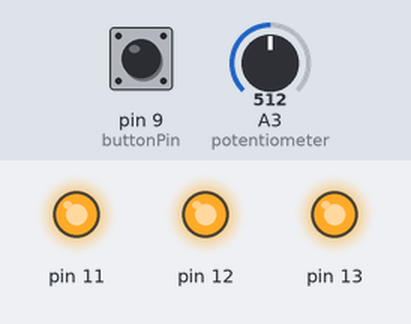
The sketch below on a simulated Arduino Uno, built with avr-gcc and run on an emulated ATmega328P. Shown: output pins drawn as LEDs (lit = HIGH). Inputs (shaded band) come from the test bench; at power-on: pin 9 (buttonPin) LOW, A3 (potentiometer) = 512.

Above: at 1.2 s.
1.3 s: pin 9 (buttonPin) pulled HIGH for 0.15 s
At 2.0 s:
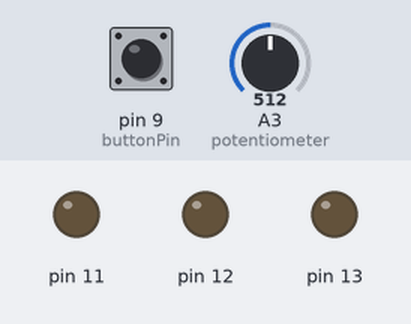
4.4 s: A3 (potentiometer) set to 0
At 4.84 s:
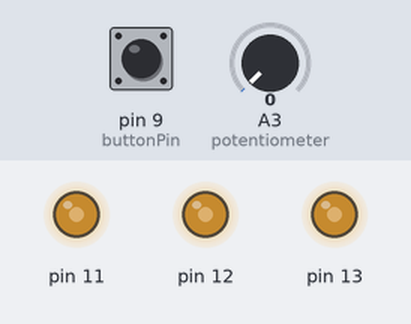
7.4 s: A3 (potentiometer) set to 122
10.4 s: pin 9 (buttonPin) pulled HIGH for 1 s
At 11.51 s:
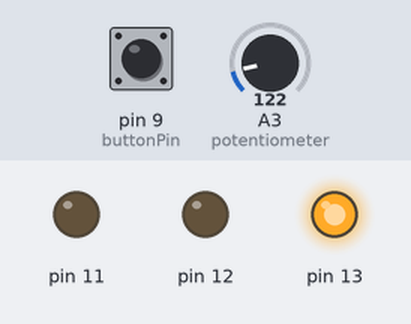
13.4 s: pin 9 (buttonPin) pulled HIGH for 3.2 s
Timing chart, 0 to 18.0 s (numbered marks = the images above; inputs shaded):
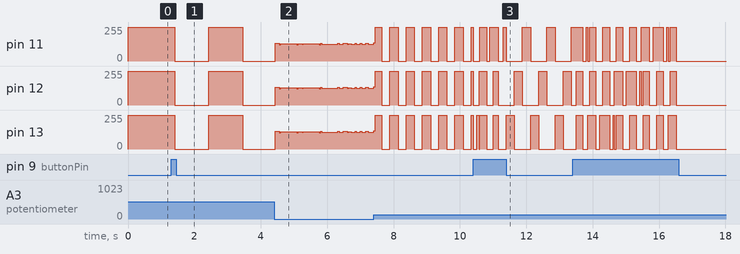

Measured:
- after the input at 1.3 s, pin 11–13: 255/255 → 0/255 after 0.10 s, → 255/255 1.0 s later, → 0/255 1.0 s later

The sketch:

Bike_light2.ino
```cpp
  const int buttonPin = 9;//pin the button is on
  bool buttonState = 0;//keeps track is button is high or low and alternates between the two
  int mode = 0; //mode dictates what mode the light is on: on, flash, off, or pulsing
  long previousMillis = 0; //last time the button  was pressed
  long interval = 1000; //one second: how long the light default to flashing
  int secondCounter = 0; //used to track seconds to determine which light is on in pulsing mode
  int blinkCounter = 0; //used to determine if lights are on or off in blink mode
  long lastPress = 0; //tracks the time (millis) that the button was last pressed
  const int potentiometer = 3; //the pin the potentiometer is on
  long lastDebounceTime = 0; // keeps track of the last time the button was pressed
  long debounceDelay = 100; // .1 second
  int potentiometerScaling = 500; //adjustes the potentiometer reading to a reasonable number for flash/pulse control

void setup() { //setup pins
  pinMode(13, OUTPUT);
  pinMode(12, OUTPUT);
  pinMode(11, OUTPUT);
  pinMode(potentiometer, INPUT);
  pinMode(buttonPin, INPUT);
}

void loop(){

  float potentiometerReading = analogRead(potentiometer); //gets an analog reading that depends on how the potentiometer is set
  if (buttonState == HIGH){
    lastPress = millis(); // if the button is being pressed get the current time
    if((lastPress - lastDebounceTime)>debounceDelay){ //check if the last time the reading changed was longer ago than the debounceDelay
      lastDebounceTime = millis();
      ++ mode; //changes the mode that the lights are on
    }
  }
  int reading = digitalRead(buttonPin); //gets now reading from the button
  if (reading != buttonState){
    lastDebounceTime = millis(); //if the reading changes get the current time
  }

  if (mode == 0){ //all lights on
      digitalWrite(13, HIGH);
      digitalWrite(12, HIGH);
      digitalWrite(11, HIGH);
  }

  if (mode == 1){ // blinking
    unsigned long currentMillis = millis(); //gets current time
    if(currentMillis - previousMillis > potentiometerReading * interval / potentiometerScaling ){ //controls rate of blinking
      previousMillis = currentMillis;
      if (blinkCounter == 0){
        blinkCounter = 1;}
      else if (blinkCounter == 1) {
        blinkCounter = 0;}
    }
    if (blinkCounter == 0){
      digitalWrite(13, HIGH);
      digitalWrite(12, HIGH);
      digitalWrite(11, HIGH);}
    if (blinkCounter == 1){
      digitalWrite(13, LOW);
      digitalWrite(12, LOW);
      digitalWrite(11, LOW);}
  }

  if (mode == 2){ //all off
      digitalWrite(13, LOW);
      digitalWrite(12, LOW);
      digitalWrite(11, LOW);
  }

  if (mode == 3){ //pulsing
  unsigned long currentMillis = millis();
  if(currentMillis - previousMillis > interval * potentiometerReading / potentiometerScaling){ //controls rate of pulsing
    previousMillis = currentMillis; //resets previous
    if (secondCounter == 0){ //this section loops though the different modes
      secondCounter = 1;}
    else if (secondCounter == 1){
      secondCounter = 2;}
    else if (secondCounter == 2){
      secondCounter = 0;}
  }
    if (secondCounter == 0){ //this section is determined the the previous block and determines which light is on
      digitalWrite(13, HIGH);
      digitalWrite(12, LOW);
      digitalWrite(11, LOW);}
    if (secondCounter == 1){
      digitalWrite(13, LOW);
      digitalWrite(12, HIGH);
      digitalWrite(11, LOW);}
    if (secondCounter == 2){
      digitalWrite(13, LOW);
      digitalWrite(12, LOW);
      digitalWrite(11, HIGH);}
  }
  if (mode > 3){
      mode = 0; //We only have four settings: 0, 1, 2, and 3 so when it gets to 4 this sets it back to 0
  }
  buttonState = digitalRead(buttonPin); //gets button state so we can check next time through the loop if it's different
}
```
